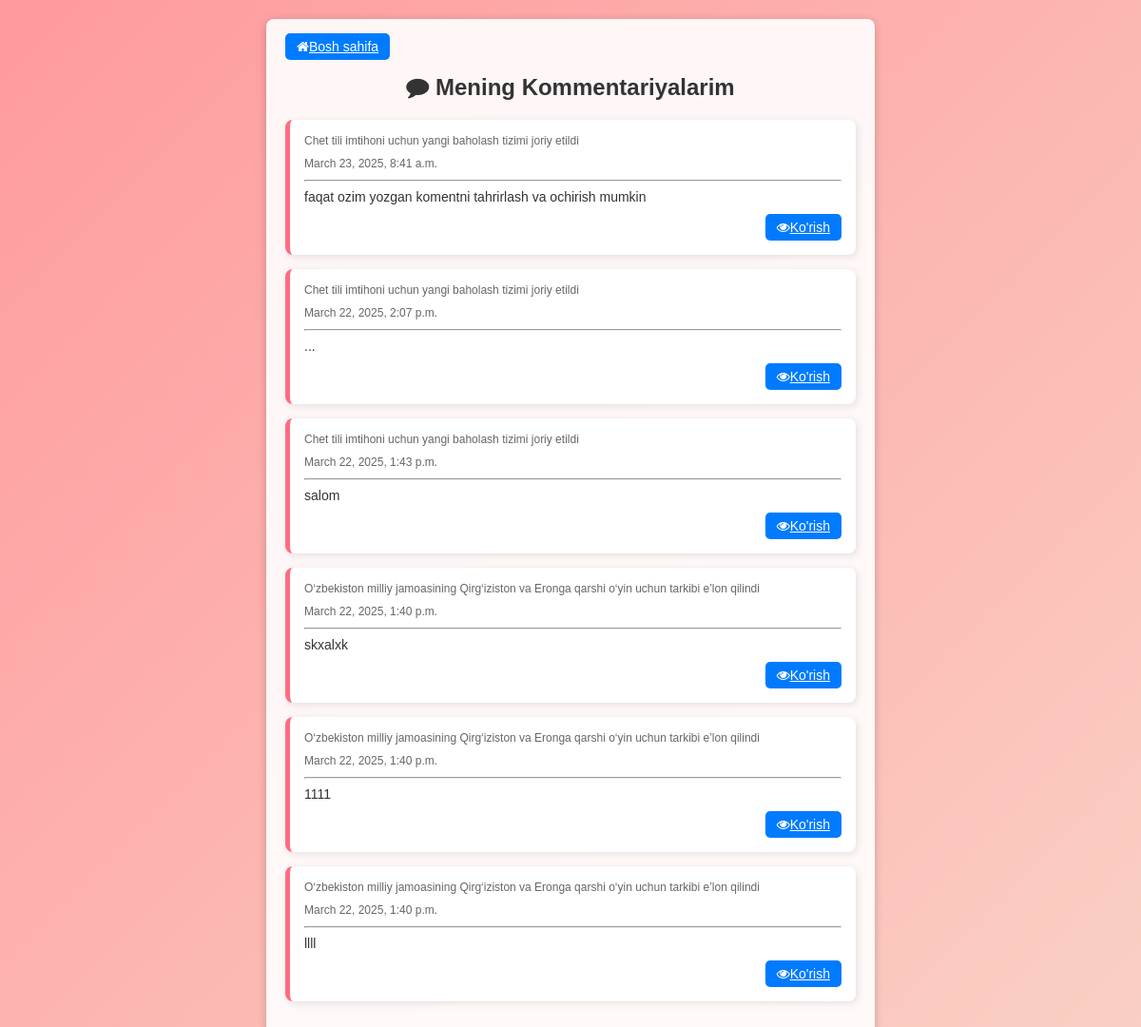
Page /user_com/ (signed in) on the earlier database version.
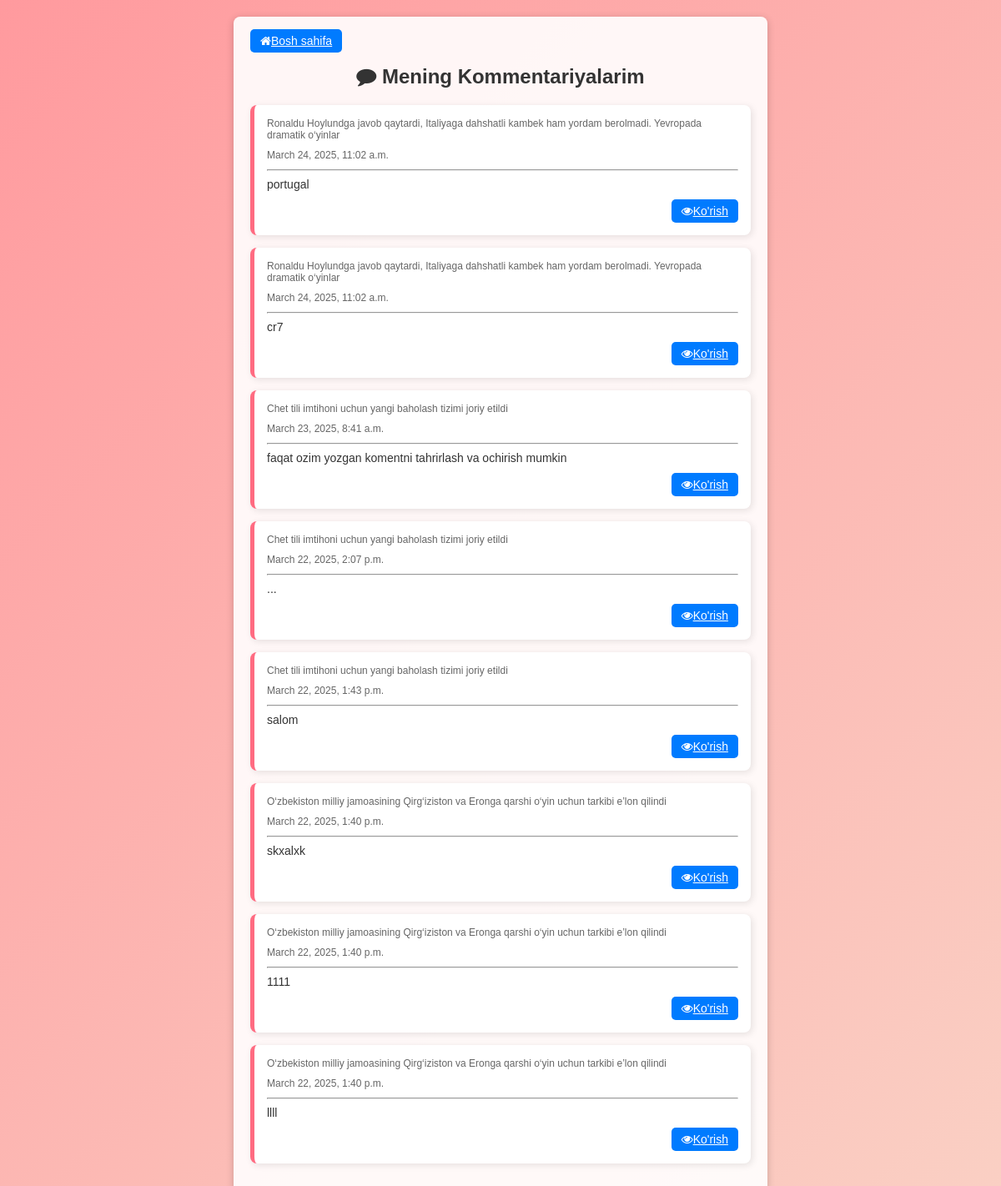
Same page on the later database version.
### app/models.py (models this page shows, shortened)
class Comment(models.Model):
    author = models.ForeignKey(User, on_delete=models.CASCADE, related_name='comments')
    news = models.ForeignKey(News, on_delete=models.CASCADE, default=1)
    content = models.TextField()
    created_at = models.DateTimeField(auto_now_add=True)
    class Meta:
        ordering = ['-created_at']

class News(models.Model):
    title = models.CharField(max_length=200)
    short_dec = models.CharField(max_length=200)
    desc = models.TextField()
    author = models.CharField(max_length=100, default='admin')
    image = models.FileField()
    category = models.ForeignKey(Category, on_delete=models.CASCADE)
    views = models.PositiveIntegerField(default=0)
    created_at = models.DateTimeField(auto_now_add=True)
    like = models.PositiveIntegerField(default=0)
    dislike = models.PositiveIntegerField(default=0)
    liked_users = models.ManyToManyField(User, related_name='liked_news', blank=True)
    disliked_users = models.ManyToManyField(User, related_name='disliked_news', blank=True)

### app/views.py (the view)
# urls.py: path('user_com/', user_com, name='user_com'),
@login_required
def user_com(request):
    comments = Comment.objects.filter(author=request.user).order_by('-created_at')
    return render(request, 'user_com.html', {'comments': comments})

### templates/user_com.html (shortened to what this page needs)
<!DOCTYPE html>
<html lang="uz">
<head>
    <link rel="stylesheet" href="https://cdnjs.cloudflare.com/ajax/libs/font-awesome/4.7.0/css/font-awesome.min.css">
</head>
<body>
    <div class="comment-container">
        <a href="{% url 'index' %}" class="edit-btn"><i class="fa fa-home"></i>Bosh sahifa</a>
        <h2><i class="fa fa-comment"></i> Mening Kommentariyalarim</h2>
        {% for comment in comments %}
        <div class="comment">
            <div class="comment-header">
                <span class="date">{{ comment.news.title }}</span>
            </div>
            <div class="comment-header">
                <span class="date">{{ comment.created_at }}</span>
            </div><hr>
            <div class="content">{{ comment.content }}</div>
            <div class="comment-actions">
                <a href="{% url 'comment' comment.news.id %}" class="edit-btn"><i class="fa fa-eye"></i>Ko'rish</a>
            </div>
        </div>
        {% empty %}
        <p>Hozircha sizda kommentariyalar yo‘q.</p>
        {% endfor %}
    </div>
</body>
</html>

Differences in the rows shown:
added Comment: news "Ronaldu Hoylundga javob qaytardi, Italiyaga dahshatli kambek ham yordam berolmadi. Yevropada dramatik o‘yinlar", created_at "March 24, 2025, 11:02 a.m.", content "portugal"
added Comment: news "Ronaldu Hoylundga javob qaytardi, Italiyaga dahshatli kambek ham yordam berolmadi. Yevropada dramatik o‘yinlar", created_at "March 24, 2025, 11:02 a.m.", content "cr7"
